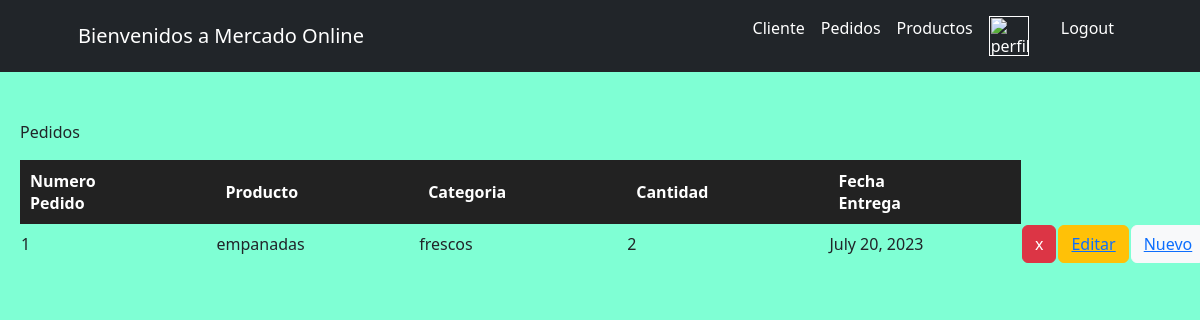
Before: /MercadoApp/Pedidos/ with the older database file.
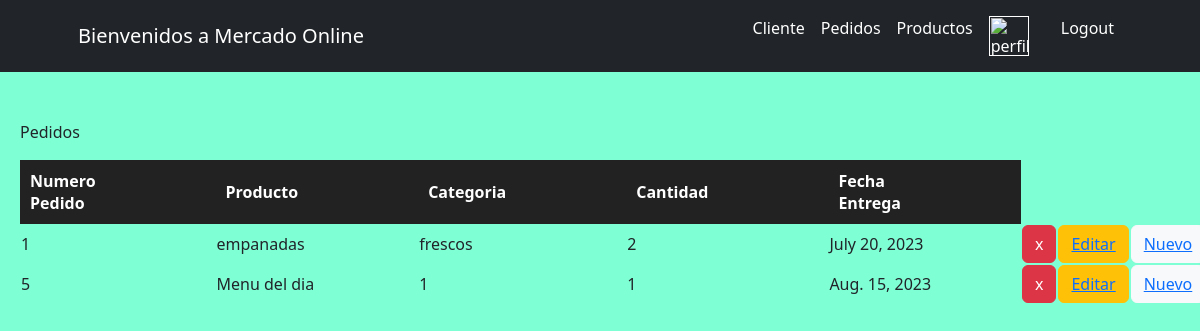
After: the same page with the newer database file.
### MercadoApp/models.py (models this page shows)
class Pedidos(models.Model):
    numero_pedido = models.IntegerField()
    nombre_producto = models.CharField(max_length=50)
    categoria_producto = models.CharField(max_length=50)
    cantidad = models.IntegerField()
    fecha_entrega = models.DateField()

### MercadoApp/views.py (the view)
# urls.py: path("Pedidos/", pedidos, name="Pedidos"),
def pedidos(request):
    avatar = getavatar(request)
    Pedido = Pedidos.objects.all()
    return render(request, "MercadoApp/Pedidos.html", {"Pedidos":Pedido, "avatar":avatar})

### MercadoApp/views.py (called while the page is built)
def getavatar(request):
    avatar = Avatar.objects.filter(user=request.user.id) #filter, va a buscar algo especifico, va a traer el avatar que le pertenece a ese usuario
    try:
        avatar= avatar[0].image.url # y lo trae como imagen y lo guarda en una variable
    except:
        avatar = None
    return avatar

### MercadoApp/templates/MercadoApp/Pedidos.html (shortened to what this page needs)
<div>
    {% extends "MercadoApp/inicio.html" %}
    {% load static %}
        {% block contenidoQueCambia %}
            <div class="formPedidoFormulario">
            <p>Pedidos</p>
            <table id="tableInfoPedidos">
                <tr id="tituloTablaPedidos">
                    <th>Numero Pedido</th>
                    <th>Producto</th>
                    <th>Categoria </th>
                    <th>Cantidad   </th>
                    <th>Fecha Entrega</th>
                </tr>
                <tr>
                    {% for pedido in Pedidos %}
                        <tr>
                            <td>{{pedido.numero_pedido}}</td>
                            <td>{{pedido.nombre_producto}}</td>
                            <td>{{pedido.categoria_producto}}</td>
                            <td>{{pedido.cantidad}}</td>
                            <td>{{pedido.fecha_entrega}}</td>
                            <td><button class="btn btn-danger btnEliminar"><a href="{% url 'eliminarPedido' pedido.numero_pedido %}" >x</a></button></td>
                            <td><button class="btn btn-warning btnEditar"><a href="{% url 'editarPedido' pedido.numero_pedido %}" >Editar</a></button></td>
                            <td><button class="btn btn-light btnNuevoPedido"><a href="{% url 'pedidosFormulario' %}" >Nuevo</a></button></td>
                        </tr>
                    {% endfor%}
                </tr>
            </table>
            </div>
        {% endblock %}

Changed rows visible on the page:
added Pedidos: numero_pedido "5", nombre_producto "Menu del dia", categoria_producto "1", cantidad "1", fecha_entrega "Aug. 15, 2023"
